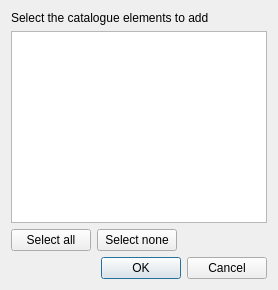
<?xml version="1.0" encoding="UTF-8"?>
<ui version="4.0">
 <class>CatalogueElementsDialog</class>
 <widget class="QDialog" name="CatalogueElementsDialog">
  <property name="windowTitle">
   <string>Add catalogue elements</string>
  </property>
  <layout class="QVBoxLayout" name="verticalLayout">
   <property name="contentsMargins">
    <left>6</left>
    <top>6</top>
    <right>6</right>
    <bottom>6</bottom>
   </property>
   <item>
    <widget class="QLabel" name="titleLabel">
     <property name="text">
      <string>Select the catalogue elements to add</string>
     </property>
    </widget>
   </item>
   <item>
    <widget class="QTreeView" name="treeView">
     <property name="alternatingRowColors">
      <bool>true</bool>
     </property>
     <property name="selectionMode">
      <enum>QAbstractItemView::ExtendedSelection</enum>
     </property>
     <property name="uniformRowHeights">
      <bool>true</bool>
     </property>
     <property name="itemsExpandable">
      <bool>true</bool>
     </property>
     <property name="sortingEnabled">
      <bool>false</bool>
     </property>
    </widget>
   </item>
   <item>
    <layout class="QHBoxLayout" name="toolsLayout">
     <item>
      <widget class="QPushButton" name="selectAllButton">
       <property name="text">
        <string>Select all</string>
       </property>
      </widget>
     </item>
     <item>
      <widget class="QPushButton" name="selectNoneButton">
       <property name="text">
        <string>Select none</string>
       </property>
      </widget>
     </item>
     <item>
      <spacer name="horizontalSpacer">
       <property name="orientation">
        <enum>Qt::Horizontal</enum>
       </property>
       <property name="sizeHint" stdset="0">
        <size>
         <width>40</width>
         <height>20</height>
        </size>
       </property>
      </spacer>
     </item>
    </layout>
   </item>
   <item>
    <widget class="QDialogButtonBox" name="buttonBox">
     <property name="standardButtons">
      <set>QDialogButtonBox::Cancel|QDialogButtonBox::Ok</set>
     </property>
    </widget>
   </item>
  </layout>
 </widget>
 <resources/>
 <connections/>
</ui>
